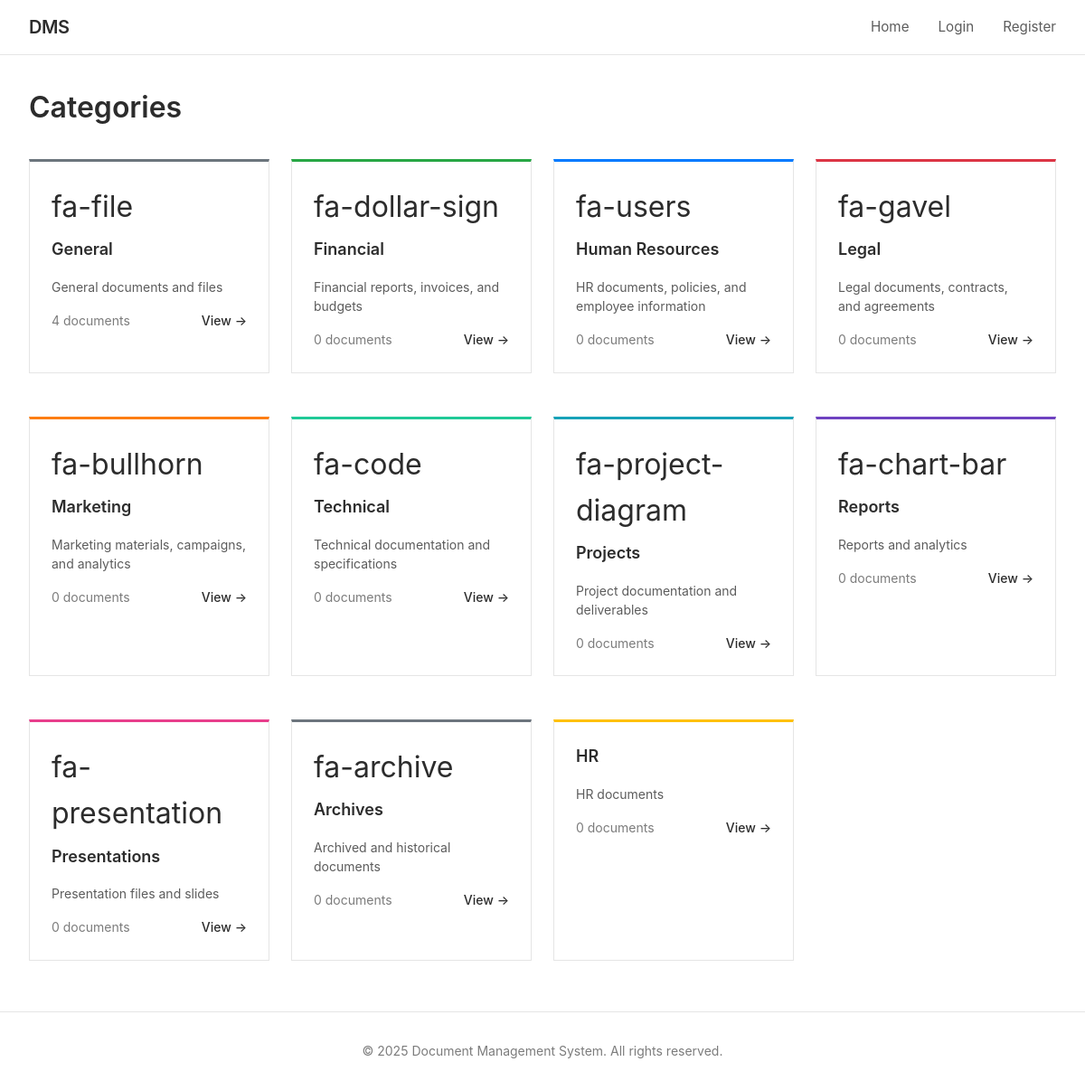
Page /categories/ on the committed database.
### documents/models.py (models this page shows, shortened)
class Category(models.Model):
    name = models.CharField(max_length=100, unique=True)
    description = models.TextField(blank=True)
    color = models.CharField(max_length=7, default='#007bff', help_text="Hex color code")
    icon = models.CharField(max_length=50, blank=True, help_text="Icon class name")
    parent = models.ForeignKey('self', on_delete=models.CASCADE, null=True, blank=True, related_name='subcategories')
    created_at = models.DateTimeField(auto_now_add=True)
    created_by = models.ForeignKey(User, on_delete=models.SET_NULL, null=True, related_name='created_categories')
    class Meta:
        verbose_name_plural = "Categories"
        ordering = ['name']

### documents/views.py (the view)
# urls.py: path('categories/', views.category_list_view, name='category_list'),
def category_list_view(request):
    categories = Category.objects.annotate(
        doc_count=Count('documents', filter=Q(documents__is_deleted=False))
    )
    return render(request, 'documents/category_list.html', {'categories': categories})

### documents/context_processors.py (called while the page is built)
def unread_notifications(request):
    if request.user.is_authenticated:
        count = Notification.objects.filter(recipient=request.user, is_read=False).count()
        return {'unread_notifications_count': count}
    return {'unread_notifications_count': 0}

### documents/templates/documents/category_list.html (shortened to what this page needs)
{% extends 'documents/base.html' %}
{% block content %}
<div style="display: flex; justify-content: space-between; align-items: center; margin-bottom: 2rem;">
    <h1 style="font-size: 2rem; font-weight: 600; color: #2c2c2c;">
        Categories
    </h1>
</div>
{% if categories %}
    <div class="grid grid-4">
        {% for category in categories %}
            <div class="card" style="{% if category.color %}border-top: 3px solid {{ category.color }};{% endif %}">
                <div style="margin-bottom: 1rem;">
                    {% if category.icon %}
                        <span style="font-size: 2rem; display: block; margin-bottom: 0.5rem;">
                            {{ category.icon }}
                        </span>
                    {% endif %}
                    <h3 style="font-size: 1.125rem; font-weight: 600; color: #2c2c2c; margin-bottom: 0.5rem;">
                        {{ category.name }}
                    </h3>
                </div>
                {% if category.description %}
                    <p style="font-size: 0.875rem; color: #5c5c5c; margin-bottom: 1rem; line-height: 1.5;">
                        {{ category.description|truncatewords:15 }}
                    </p>
                {% endif %}
                <div style="display: flex; justify-content: space-between; align-items: center;">
                    <span style="font-size: 0.875rem; color: #7c7c7c;">
                        {{ category.doc_count }} document{{ category.doc_count|pluralize }}
                    </span>
                    <a href="{% url 'document_list' %}?category={{ category.id }}" style="color: #2c2c2c; text-decoration: none; font-size: 0.875rem; font-weight: 500;">
                        View →
                    </a>
                </div>
            </div>
        {% endfor %}
    </div>
{% endif %}
{% endblock %}

### documents/templates/documents/base.html (style rules this page uses)
* { margin: 0; padding: 0; box-sizing: border-box; }
body { font-family: -apple-system, BlinkMacSystemFont, 'Segoe UI', Arial, sans-serif; background: #ffffff; color: #2c2c2c; line-height: 1.6; min-height: 100vh; display: flex; flex-direction: column; }
.card { background: #ffffff; border: 1px solid #e5e5e5; padding: 1.5rem; margin-bottom: 1.5rem; }
.grid { display: grid; gap: 1.5rem; }
.grid-4 { grid-template-columns: repeat(4, 1fr); }

### rows in the picture
Category: icon "fa-file", name "General", description "General documents and files", doc_count "4"
Category: icon "fa-dollar-sign", name "Financial", description "Financial reports, invoices, and budgets", doc_count "0"
Category: icon "fa-users", name "Human Resources", description "HR documents, policies, and employee information", doc_count "0"
Category: icon "fa-gavel", name "Legal", description "Legal documents, contracts, and agreements", doc_count "0"
Category: icon "fa-bullhorn", name "Marketing", description "Marketing materials, campaigns, and analytics", doc_count "0"
Category: icon "fa-code", name "Technical", description "Technical documentation and specifications", doc_count "0"
Category: icon "fa-project-diagram", name "Projects", description "Project documentation and deliverables", doc_count "0"
Category: icon "fa-chart-bar", name "Reports", description "Reports and analytics", doc_count "0"
Category: icon "fa-presentation", name "Presentations", description "Presentation files and slides", doc_count "0"
Category: icon "fa-archive", name "Archives", description "Archived and historical documents", doc_count "0"
Category: name "HR", description "HR documents", doc_count "0"
